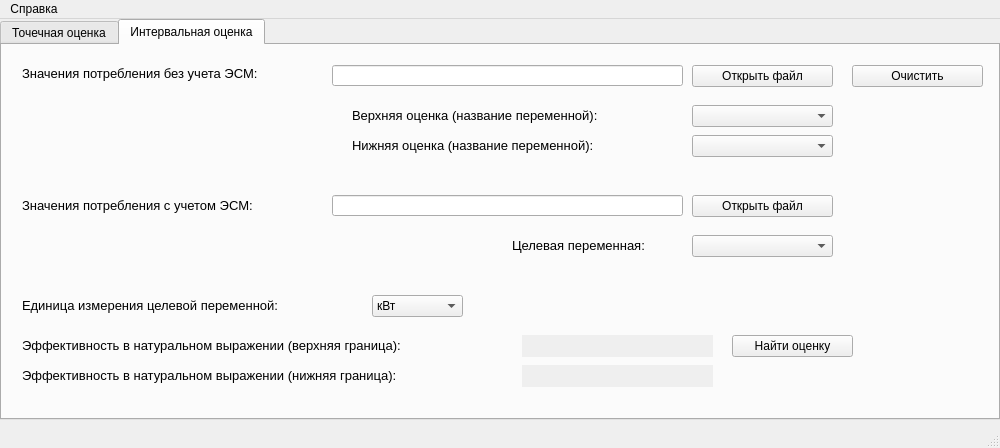
<?xml version="1.0" encoding="UTF-8"?>
<ui version="4.0">
 <class>MainWindow</class>
 <widget class="QMainWindow" name="MainWindow">
  <property name="geometry">
   <rect>
    <x>0</x>
    <y>0</y>
    <width>1000</width>
    <height>448</height>
   </rect>
  </property>
  <property name="windowTitle">
   <string>Расчет оценок эффективности ЭСМ</string>
  </property>
  <widget class="QWidget" name="centralwidget">
   <widget class="QTabWidget" name="tabWidget">
    <property name="geometry">
     <rect>
      <x>0</x>
      <y>0</y>
      <width>1000</width>
      <height>401</height>
     </rect>
    </property>
    <property name="currentIndex">
     <number>1</number>
    </property>
    <widget class="QWidget" name="tab">
     <attribute name="title">
      <string>Точечная оценка</string>
     </attribute>
     <widget class="QPushButton" name="buttonOpenFileBasePeriodValues">
      <property name="geometry">
       <rect>
        <x>570</x>
        <y>20</y>
        <width>161</width>
        <height>22</height>
       </rect>
      </property>
      <property name="text">
       <string>Открыть файл</string>
      </property>
     </widget>
     <widget class="QLineEdit" name="textboxBasePeriodValuesFilename">
      <property name="geometry">
       <rect>
        <x>260</x>
        <y>20</y>
        <width>301</width>
        <height>21</height>
       </rect>
      </property>
      <property name="readOnly">
       <bool>true</bool>
      </property>
     </widget>
     <widget class="QLabel" name="label">
      <property name="geometry">
       <rect>
        <x>20</x>
        <y>20</y>
        <width>231</width>
        <height>16</height>
       </rect>
      </property>
      <property name="font">
       <font>
        <pointsize>10</pointsize>
       </font>
      </property>
      <property name="text">
       <string>Значения базового периода:</string>
      </property>
     </widget>
     <widget class="QLabel" name="label_2">
      <property name="geometry">
       <rect>
        <x>20</x>
        <y>60</y>
        <width>231</width>
        <height>16</height>
       </rect>
      </property>
      <property name="font">
       <font>
        <pointsize>10</pointsize>
       </font>
      </property>
      <property name="text">
       <string>Значения отчетного периода:</string>
      </property>
     </widget>
     <widget class="QLineEdit" name="textboxBaseReportValuesFilename">
      <property name="geometry">
       <rect>
        <x>260</x>
        <y>60</y>
        <width>301</width>
        <height>21</height>
       </rect>
      </property>
      <property name="readOnly">
       <bool>true</bool>
      </property>
     </widget>
     <widget class="QPushButton" name="buttonOpenFileReportPeriodValues">
      <property name="geometry">
       <rect>
        <x>570</x>
        <y>60</y>
        <width>161</width>
        <height>22</height>
       </rect>
      </property>
      <property name="text">
       <string>Открыть файл</string>
      </property>
     </widget>
     <widget class="QPushButton" name="buttonReset1">
      <property name="geometry">
       <rect>
        <x>750</x>
        <y>20</y>
        <width>131</width>
        <height>22</height>
       </rect>
      </property>
      <property name="text">
       <string>Очистить</string>
      </property>
     </widget>
     <widget class="QLabel" name="label_3">
      <property name="geometry">
       <rect>
        <x>20</x>
        <y>160</y>
        <width>341</width>
        <height>16</height>
       </rect>
      </property>
      <property name="font">
       <font>
        <pointsize>10</pointsize>
       </font>
      </property>
      <property name="text">
       <string>Единица измерения целевой переменной:</string>
      </property>
     </widget>
     <widget class="QComboBox" name="listUnits1">
      <property name="geometry">
       <rect>
        <x>370</x>
        <y>160</y>
        <width>91</width>
        <height>22</height>
       </rect>
      </property>
      <item>
       <property name="text">
        <string>кВт</string>
       </property>
      </item>
      <item>
       <property name="text">
        <string>МВт</string>
       </property>
      </item>
      <item>
       <property name="text">
        <string>Гкал</string>
       </property>
      </item>
     </widget>
     <widget class="QLabel" name="label_4">
      <property name="geometry">
       <rect>
        <x>380</x>
        <y>100</y>
        <width>181</width>
        <height>21</height>
       </rect>
      </property>
      <property name="font">
       <font>
        <pointsize>10</pointsize>
       </font>
      </property>
      <property name="text">
       <string>Целевая переменная:</string>
      </property>
     </widget>
     <widget class="QComboBox" name="listVariables">
      <property name="geometry">
       <rect>
        <x>570</x>
        <y>100</y>
        <width>161</width>
        <height>22</height>
       </rect>
      </property>
     </widget>
     <widget class="QPushButton" name="buttonGetPointEstimate">
      <property name="geometry">
       <rect>
        <x>580</x>
        <y>200</y>
        <width>121</width>
        <height>22</height>
       </rect>
      </property>
      <property name="text">
       <string>Найти оценку</string>
      </property>
     </widget>
     <widget class="QLabel" name="label_5">
      <property name="geometry">
       <rect>
        <x>20</x>
        <y>200</y>
        <width>351</width>
        <height>21</height>
       </rect>
      </property>
      <property name="font">
       <font>
        <pointsize>10</pointsize>
       </font>
      </property>
      <property name="text">
       <string>Эффективность в натуральном выражении:</string>
      </property>
     </widget>
     <widget class="QLabel" name="labelEfficiencyScore">
      <property name="geometry">
       <rect>
        <x>370</x>
        <y>200</y>
        <width>191</width>
        <height>22</height>
       </rect>
      </property>
      <property name="font">
       <font>
        <pointsize>10</pointsize>
       </font>
      </property>
      <property name="autoFillBackground">
       <bool>true</bool>
      </property>
      <property name="text">
       <string/>
      </property>
      <property name="alignment">
       <set>Qt::AlignRight|Qt::AlignTrailing|Qt::AlignVCenter</set>
      </property>
     </widget>
    </widget>
    <widget class="QWidget" name="tab_2">
     <attribute name="title">
      <string>Интервальная оценка</string>
     </attribute>
     <widget class="QLabel" name="label_19">
      <property name="geometry">
       <rect>
        <x>20</x>
        <y>150</y>
        <width>301</width>
        <height>21</height>
       </rect>
      </property>
      <property name="font">
       <font>
        <pointsize>10</pointsize>
       </font>
      </property>
      <property name="text">
       <string>Значения потребления с учетом ЭСМ:</string>
      </property>
     </widget>
     <widget class="QLabel" name="label_20">
      <property name="geometry">
       <rect>
        <x>20</x>
        <y>250</y>
        <width>341</width>
        <height>21</height>
       </rect>
      </property>
      <property name="font">
       <font>
        <pointsize>10</pointsize>
       </font>
      </property>
      <property name="text">
       <string>Единица измерения целевой переменной:</string>
      </property>
     </widget>
     <widget class="QPushButton" name="buttonOpenFileIntervalForecast">
      <property name="geometry">
       <rect>
        <x>690</x>
        <y>20</y>
        <width>141</width>
        <height>22</height>
       </rect>
      </property>
      <property name="text">
       <string>Открыть файл</string>
      </property>
     </widget>
     <widget class="QLineEdit" name="textboxActualValuestFilename">
      <property name="geometry">
       <rect>
        <x>330</x>
        <y>150</y>
        <width>351</width>
        <height>21</height>
       </rect>
      </property>
      <property name="readOnly">
       <bool>true</bool>
      </property>
     </widget>
     <widget class="QPushButton" name="buttonOpenFileActualValues">
      <property name="geometry">
       <rect>
        <x>690</x>
        <y>150</y>
        <width>141</width>
        <height>22</height>
       </rect>
      </property>
      <property name="text">
       <string>Открыть файл</string>
      </property>
     </widget>
     <widget class="QPushButton" name="buttonReset2">
      <property name="geometry">
       <rect>
        <x>850</x>
        <y>20</y>
        <width>131</width>
        <height>22</height>
       </rect>
      </property>
      <property name="text">
       <string>Очистить</string>
      </property>
     </widget>
     <widget class="QLineEdit" name="textboxIntervalForecastFilename">
      <property name="geometry">
       <rect>
        <x>330</x>
        <y>20</y>
        <width>351</width>
        <height>21</height>
       </rect>
      </property>
      <property name="readOnly">
       <bool>true</bool>
      </property>
     </widget>
     <widget class="QLabel" name="label_21">
      <property name="geometry">
       <rect>
        <x>20</x>
        <y>20</y>
        <width>311</width>
        <height>16</height>
       </rect>
      </property>
      <property name="font">
       <font>
        <pointsize>10</pointsize>
       </font>
      </property>
      <property name="text">
       <string>Значения потребления без учета ЭСМ:</string>
      </property>
     </widget>
     <widget class="QComboBox" name="listUnits2">
      <property name="geometry">
       <rect>
        <x>370</x>
        <y>250</y>
        <width>91</width>
        <height>22</height>
       </rect>
      </property>
      <item>
       <property name="text">
        <string>кВт</string>
       </property>
      </item>
      <item>
       <property name="text">
        <string>МВт</string>
       </property>
      </item>
      <item>
       <property name="text">
        <string>Гкал</string>
       </property>
      </item>
     </widget>
     <widget class="QLabel" name="label_22">
      <property name="geometry">
       <rect>
        <x>350</x>
        <y>60</y>
        <width>331</width>
        <height>21</height>
       </rect>
      </property>
      <property name="font">
       <font>
        <pointsize>10</pointsize>
       </font>
      </property>
      <property name="text">
       <string>Верхняя оценка (название переменной):</string>
      </property>
     </widget>
     <widget class="QComboBox" name="listVariablesUpper">
      <property name="geometry">
       <rect>
        <x>690</x>
        <y>60</y>
        <width>141</width>
        <height>22</height>
       </rect>
      </property>
     </widget>
     <widget class="QLabel" name="label_23">
      <property name="geometry">
       <rect>
        <x>350</x>
        <y>90</y>
        <width>331</width>
        <height>21</height>
       </rect>
      </property>
      <property name="font">
       <font>
        <pointsize>10</pointsize>
       </font>
      </property>
      <property name="text">
       <string>Нижняя оценка (название переменной):</string>
      </property>
     </widget>
     <widget class="QComboBox" name="listVariablesLower">
      <property name="geometry">
       <rect>
        <x>690</x>
        <y>90</y>
        <width>141</width>
        <height>22</height>
       </rect>
      </property>
     </widget>
     <widget class="QComboBox" name="listActualsVariable">
      <property name="geometry">
       <rect>
        <x>690</x>
        <y>190</y>
        <width>141</width>
        <height>22</height>
       </rect>
      </property>
     </widget>
     <widget class="QLabel" name="labelIntervalEfficiencyUpperScore">
      <property name="geometry">
       <rect>
        <x>520</x>
        <y>290</y>
        <width>191</width>
        <height>22</height>
       </rect>
      </property>
      <property name="font">
       <font>
        <pointsize>10</pointsize>
       </font>
      </property>
      <property name="autoFillBackground">
       <bool>true</bool>
      </property>
      <property name="text">
       <string/>
      </property>
      <property name="alignment">
       <set>Qt::AlignRight|Qt::AlignTrailing|Qt::AlignVCenter</set>
      </property>
     </widget>
     <widget class="QPushButton" name="buttonGetIntervalEstimate">
      <property name="geometry">
       <rect>
        <x>730</x>
        <y>290</y>
        <width>121</width>
        <height>22</height>
       </rect>
      </property>
      <property name="text">
       <string>Найти оценку</string>
      </property>
     </widget>
     <widget class="QLabel" name="label_61">
      <property name="geometry">
       <rect>
        <x>20</x>
        <y>290</y>
        <width>501</width>
        <height>21</height>
       </rect>
      </property>
      <property name="font">
       <font>
        <pointsize>10</pointsize>
       </font>
      </property>
      <property name="text">
       <string>Эффективность в натуральном выражении (верхняя граница):</string>
      </property>
     </widget>
     <widget class="QLabel" name="label_35">
      <property name="geometry">
       <rect>
        <x>510</x>
        <y>190</y>
        <width>181</width>
        <height>21</height>
       </rect>
      </property>
      <property name="font">
       <font>
        <pointsize>10</pointsize>
       </font>
      </property>
      <property name="text">
       <string>Целевая переменная:</string>
      </property>
     </widget>
     <widget class="QLabel" name="label_62">
      <property name="geometry">
       <rect>
        <x>20</x>
        <y>320</y>
        <width>501</width>
        <height>21</height>
       </rect>
      </property>
      <property name="font">
       <font>
        <pointsize>10</pointsize>
       </font>
      </property>
      <property name="text">
       <string>Эффективность в натуральном выражении (нижняя граница):</string>
      </property>
     </widget>
     <widget class="QLabel" name="labelIntervalEfficiencyLowerScore">
      <property name="geometry">
       <rect>
        <x>520</x>
        <y>320</y>
        <width>191</width>
        <height>22</height>
       </rect>
      </property>
      <property name="font">
       <font>
        <pointsize>10</pointsize>
       </font>
      </property>
      <property name="autoFillBackground">
       <bool>true</bool>
      </property>
      <property name="text">
       <string/>
      </property>
      <property name="alignment">
       <set>Qt::AlignRight|Qt::AlignTrailing|Qt::AlignVCenter</set>
      </property>
     </widget>
    </widget>
   </widget>
  </widget>
  <widget class="QMenuBar" name="menubar">
   <property name="geometry">
    <rect>
     <x>0</x>
     <y>0</y>
     <width>1000</width>
     <height>26</height>
    </rect>
   </property>
   <widget class="QMenu" name="menu">
    <property name="title">
     <string>Справка</string>
    </property>
   </widget>
   <addaction name="menu"/>
  </widget>
  <widget class="QStatusBar" name="statusbar"/>
 </widget>
 <resources/>
 <connections/>
</ui>
